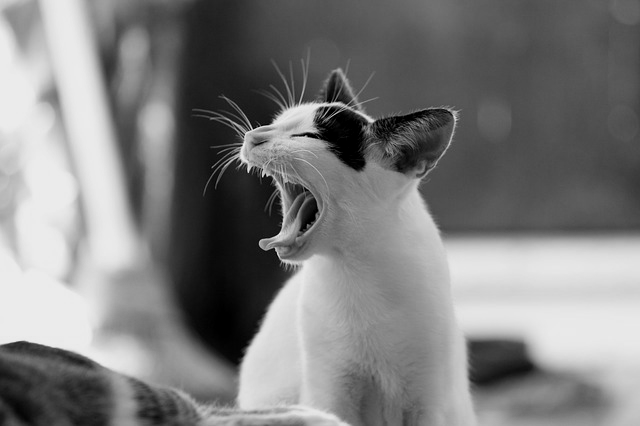
#> input picture bw_yawn.png, 640 x 426 px
$ python pixel_change.py
#> lines starting #> are read from the running program, lines starting #| are printed output that depends on the picture
from PIL import Image
#open the image
img = Image.open('bw_yawn.png')
#> img is the input picture: PIL image 640x426 L; min 0, max 235, mean 125.6
print("Lighten image...")
#loop through the image
for y in range(img.height):
  for x in range(img.width):
    value = img.getpixel((x, y))
    img.putpixel((x,y), value+100)
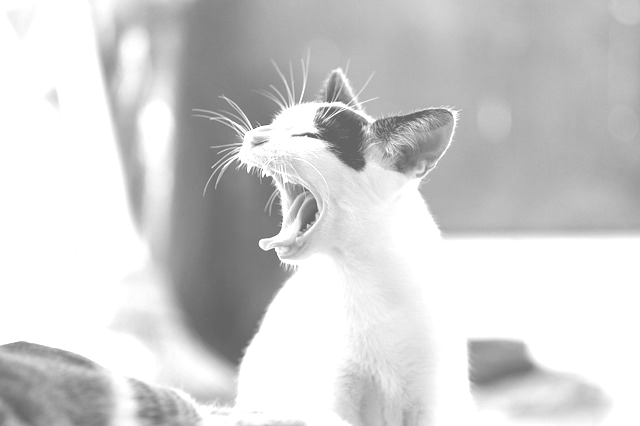
#> img: PIL image 640x426 L; min 100, max 255, mean 208
img.save('output_lighten.png')
print("Lighten image complete")

print('Negative example...')
img = Image.open('bw_leaves.png')
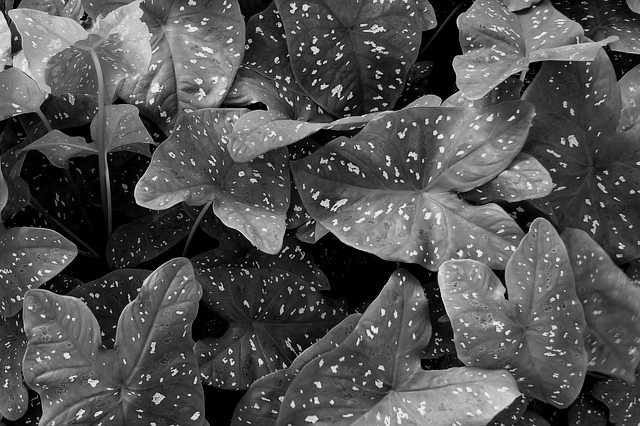
#> input picture bw_leaves.png, 640 x 426 px
#> img is the input picture: PIL image 640x426 L; min 0, max 235, mean 82
for y in range(img.height):
  for x in range(img.width):
    value = img.getpixel((x,y))
    new_value = 255 - value
    img.putpixel((x,y),new_value)
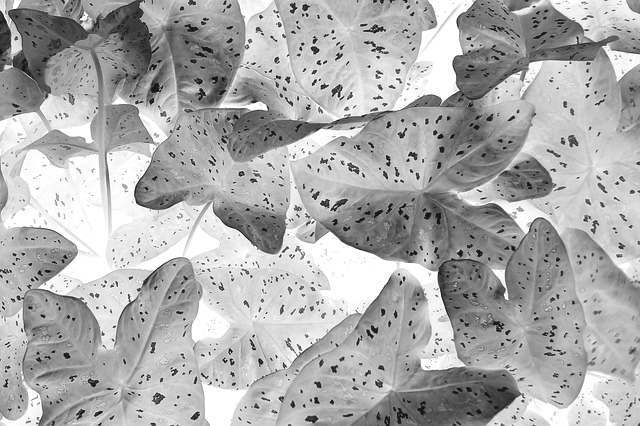
#> img: PIL image 640x426 L; min 20, max 255, mean 173
img.save('output_negative.png')
print("Negative image complete")
